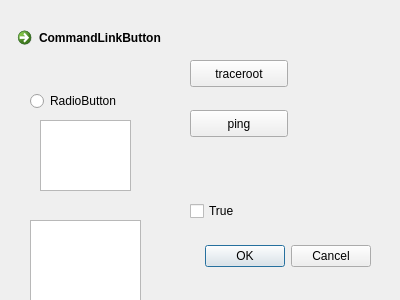
<?xml version="1.0" encoding="UTF-8"?>
<ui version="4.0">
 <class>Dialog</class>
 <widget class="QDialog" name="Dialog">
  <property name="geometry">
   <rect>
    <x>0</x>
    <y>0</y>
    <width>400</width>
    <height>300</height>
   </rect>
  </property>
  <property name="windowTitle">
   <string>Dialog</string>
  </property>
  <widget class="QDialogButtonBox" name="buttonBox">
   <property name="geometry">
    <rect>
     <x>30</x>
     <y>240</y>
     <width>341</width>
     <height>32</height>
    </rect>
   </property>
   <property name="orientation">
    <enum>Qt::Horizontal</enum>
   </property>
   <property name="standardButtons">
    <set>QDialogButtonBox::Cancel|QDialogButtonBox::Ok</set>
   </property>
  </widget>
  <widget class="QPushButton" name="pushButton">
   <property name="geometry">
    <rect>
     <x>190</x>
     <y>110</y>
     <width>98</width>
     <height>27</height>
    </rect>
   </property>
   <property name="text">
    <string>ping</string>
   </property>
  </widget>
  <widget class="QCheckBox" name="checkBox">
   <property name="geometry">
    <rect>
     <x>190</x>
     <y>200</y>
     <width>97</width>
     <height>22</height>
    </rect>
   </property>
   <property name="text">
    <string>True</string>
   </property>
  </widget>
  <widget class="QRadioButton" name="radioButton">
   <property name="geometry">
    <rect>
     <x>30</x>
     <y>90</y>
     <width>116</width>
     <height>22</height>
    </rect>
   </property>
   <property name="text">
    <string>RadioButton</string>
   </property>
  </widget>
  <widget class="QCommandLinkButton" name="commandLinkButton">
   <property name="geometry">
    <rect>
     <x>10</x>
     <y>20</y>
     <width>185</width>
     <height>41</height>
    </rect>
   </property>
   <property name="text">
    <string>CommandLinkButton</string>
   </property>
  </widget>
  <widget class="QListView" name="listView">
   <property name="geometry">
    <rect>
     <x>40</x>
     <y>120</y>
     <width>91</width>
     <height>71</height>
    </rect>
   </property>
  </widget>
  <widget class="QListWidget" name="listWidget">
   <property name="geometry">
    <rect>
     <x>30</x>
     <y>220</y>
     <width>111</width>
     <height>81</height>
    </rect>
   </property>
  </widget>
  <widget class="QPushButton" name="pushButton_2">
   <property name="geometry">
    <rect>
     <x>190</x>
     <y>60</y>
     <width>98</width>
     <height>27</height>
    </rect>
   </property>
   <property name="text">
    <string>traceroot</string>
   </property>
  </widget>
 </widget>
 <resources/>
 <connections>
  <connection>
   <sender>buttonBox</sender>
   <signal>accepted()</signal>
   <receiver>Dialog</receiver>
   <slot>accept()</slot>
   <hints>
    <hint type="sourcelabel">
     <x>248</x>
     <y>254</y>
    </hint>
    <hint type="destinationlabel">
     <x>157</x>
     <y>274</y>
    </hint>
   </hints>
  </connection>
  <connection>
   <sender>buttonBox</sender>
   <signal>rejected()</signal>
   <receiver>Dialog</receiver>
   <slot>reject()</slot>
   <hints>
    <hint type="sourcelabel">
     <x>316</x>
     <y>260</y>
    </hint>
    <hint type="destinationlabel">
     <x>286</x>
     <y>274</y>
    </hint>
   </hints>
  </connection>
 </connections>
</ui>
